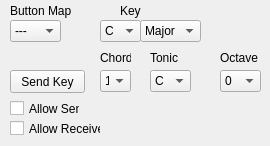
     <widget class="QWidget" name="controller_tab">
      <attribute name="title">
       <string>Controller</string>
      </attribute>
      <widget class="QComboBox" name="controller_map_box">
       <property name="geometry">
        <rect>
         <x>10</x>
         <y>20</y>
         <width>51</width>
         <height>22</height>
        </rect>
       </property>
       <item>
        <property name="text">
         <string>---</string>
        </property>
       </item>
       <item>
        <property name="text">
         <string>PS2</string>
        </property>
       </item>
       <item>
        <property name="text">
         <string>Slider</string>
        </property>
       </item>
       <item>
        <property name="text">
         <string>Golf</string>
        </property>
       </item>
       <item>
        <property name="text">
         <string>Guitar</string>
        </property>
       </item>
       <item>
        <property name="text">
         <string>Drum</string>
        </property>
       </item>
      </widget>
      <widget class="QLabel" name="label_41">
       <property name="geometry">
        <rect>
         <x>10</x>
         <y>0</y>
         <width>61</width>
         <height>21</height>
        </rect>
       </property>
       <property name="text">
        <string>Button Map</string>
       </property>
      </widget>
      <widget class="QComboBox" name="controller_key_note">
       <property name="geometry">
        <rect>
         <x>100</x>
         <y>20</y>
         <width>41</width>
         <height>22</height>
        </rect>
       </property>
       <item>
        <property name="text">
         <string>C</string>
        </property>
       </item>
       <item>
        <property name="text">
         <string>C#</string>
        </property>
       </item>
       <item>
        <property name="text">
         <string>D</string>
        </property>
       </item>
       <item>
        <property name="text">
         <string>D#</string>
        </property>
       </item>
       <item>
        <property name="text">
         <string>E</string>
        </property>
       </item>
       <item>
        <property name="text">
         <string>F</string>
        </property>
       </item>
       <item>
        <property name="text">
         <string>F#</string>
        </property>
       </item>
       <item>
        <property name="text">
         <string>G</string>
        </property>
       </item>
       <item>
        <property name="text">
         <string>G#</string>
        </property>
       </item>
       <item>
        <property name="text">
         <string>A</string>
        </property>
       </item>
       <item>
        <property name="text">
         <string>A#</string>
        </property>
       </item>
       <item>
        <property name="text">
         <string>B</string>
        </property>
       </item>
      </widget>
      <widget class="QComboBox" name="controller_key_type">
       <property name="geometry">
        <rect>
         <x>140</x>
         <y>20</y>
         <width>61</width>
         <height>22</height>
        </rect>
       </property>
       <item>
        <property name="text">
         <string>Major</string>
        </property>
       </item>
       <item>
        <property name="text">
         <string>Minor</string>
        </property>
       </item>
      </widget>
      <widget class="QLabel" name="label_44">
       <property name="geometry">
        <rect>
         <x>120</x>
         <y>0</y>
         <width>21</width>
         <height>21</height>
        </rect>
       </property>
       <property name="text">
        <string>Key</string>
       </property>
      </widget>
      <widget class="QLabel" name="label_45">
       <property name="geometry">
        <rect>
         <x>100</x>
         <y>50</y>
         <width>31</width>
         <height>16</height>
        </rect>
       </property>
       <property name="text">
        <string>Chord</string>
       </property>
      </widget>
      <widget class="QComboBox" name="controller_chord">
       <property name="geometry">
        <rect>
         <x>100</x>
         <y>70</y>
         <width>31</width>
         <height>22</height>
        </rect>
       </property>
       <item>
        <property name="text">
         <string>1</string>
        </property>
       </item>
       <item>
        <property name="text">
         <string>2</string>
        </property>
       </item>
       <item>
        <property name="text">
         <string>3</string>
        </property>
       </item>
       <item>
        <property name="text">
         <string>4</string>
        </property>
       </item>
       <item>
        <property name="text">
         <string>5</string>
        </property>
       </item>
       <item>
        <property name="text">
         <string>6</string>
        </property>
       </item>
       <item>
        <property name="text">
         <string>7</string>
        </property>
       </item>
      </widget>
      <widget class="QLabel" name="label_46">
       <property name="geometry">
        <rect>
         <x>150</x>
         <y>50</y>
         <width>47</width>
         <height>16</height>
        </rect>
       </property>
       <property name="text">
        <string>Tonic</string>
       </property>
      </widget>
      <widget class="QComboBox" name="controller_tonic">
       <property name="geometry">
        <rect>
         <x>150</x>
         <y>70</y>
         <width>41</width>
         <height>22</height>
        </rect>
       </property>
       <item>
        <property name="text">
         <string>C</string>
        </property>
       </item>
       <item>
        <property name="text">
         <string>C#</string>
        </property>
       </item>
       <item>
        <property name="text">
         <string>D</string>
        </property>
       </item>
       <item>
        <property name="text">
         <string>D#</string>
        </property>
       </item>
       <item>
        <property name="text">
         <string>E</string>
        </property>
       </item>
       <item>
        <property name="text">
         <string>F</string>
        </property>
       </item>
       <item>
        <property name="text">
         <string>F#</string>
        </property>
       </item>
       <item>
        <property name="text">
         <string>G</string>
        </property>
       </item>
       <item>
        <property name="text">
         <string>G#</string>
        </property>
       </item>
       <item>
        <property name="text">
         <string>A</string>
        </property>
       </item>
       <item>
        <property name="text">
         <string>A#</string>
        </property>
       </item>
       <item>
        <property name="text">
         <string>B</string>
        </property>
       </item>
      </widget>
      <widget class="QCheckBox" name="controller_allow_send">
       <property name="geometry">
        <rect>
         <x>10</x>
         <y>100</y>
         <width>70</width>
         <height>17</height>
        </rect>
       </property>
       <property name="text">
        <string>Allow Send</string>
       </property>
      </widget>
      <widget class="QCheckBox" name="controller_allow_receive">
       <property name="geometry">
        <rect>
         <x>10</x>
         <y>120</y>
         <width>91</width>
         <height>17</height>
        </rect>
       </property>
       <property name="text">
        <string>Allow Receive</string>
       </property>
      </widget>
      <widget class="QComboBox" name="controller_octave">
       <property name="geometry">
        <rect>
         <x>220</x>
         <y>70</y>
         <width>41</width>
         <height>22</height>
        </rect>
       </property>
       <property name="currentIndex">
        <number>3</number>
       </property>
       <item>
        <property name="text">
         <string>-3</string>
        </property>
       </item>
       <item>
        <property name="text">
         <string>-2</string>
        </property>
       </item>
       <item>
        <property name="text">
         <string>-1</string>
        </property>
       </item>
       <item>
        <property name="text">
         <string>0</string>
        </property>
       </item>
       <item>
        <property name="text">
         <string>+1</string>
        </property>
       </item>
       <item>
        <property name="text">
         <string>+2</string>
        </property>
       </item>
       <item>
        <property name="text">
         <string>+3</string>
        </property>
       </item>
      </widget>
      <widget class="QLabel" name="label_57">
       <property name="geometry">
        <rect>
         <x>220</x>
         <y>50</y>
         <width>41</width>
         <height>16</height>
        </rect>
       </property>
       <property name="text">
        <string>Octave</string>
       </property>
      </widget>
      <widget class="QPushButton" name="controller_send_key">
       <property name="geometry">
        <rect>
         <x>10</x>
         <y>70</y>
         <width>75</width>
         <height>23</height>
        </rect>
       </property>
       <property name="text">
        <string>Send Key</string>
       </property>
      </widget>
     </widget>
